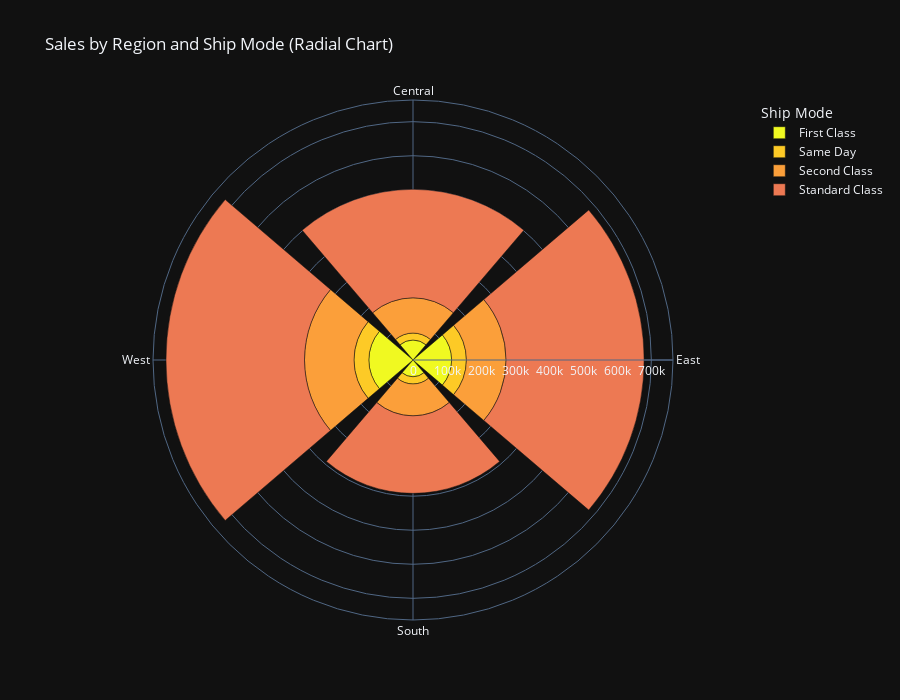

Notebook code for this chart:
### Markdown cell above
### 📊 Insights from Radial Chart: Sales by Region and Ship Mode

- The **East** and **West** regions are the **major contributors** to overall sales.
- **Standard Class** is the **most preferred and widely used** shipping method across all four regions.
- It is also the **most profitable** shipping method, indicating strong customer adoption and operational efficiency.
- **Same Day Delivery** is the **least popular** shipping method in every region, suggesting limited demand or higher cost sensitivity.
- Across all regions, there's a clear **dominance of Standard shipping**, making it a key area for operational focus and potential optimization.

### Code cell
# Group by Region and Ship Mode to get total sales
agg = df.groupby(['Region', 'Ship_Mode'])['Sales'].sum().reset_index()

# Create a polar bar chart
fig = px.bar_polar(
    agg,
    r='Sales',
    theta='Region',
    color='Ship_Mode',
    template='plotly_dark',
    title='Sales by Region and Ship Mode (Radial Chart)',
    color_discrete_sequence=px.colors.sequential.Plasma_r
)

fig.update_layout(
    polar=dict(
        radialaxis=dict(showticklabels=True, ticks=''),
        angularaxis=dict(direction='clockwise')
    ),
    legend_title_text='Ship Mode',
    height=700
)

fig.show()

### Figure 1 — Plotly figure (JSON) as saved in the notebook; plotly's stock layout.template omitted (floating-point values rounded to 4 significant figures)
{"data": [{"hovertemplate": "Ship_Mode=First Class<br>Sales=%{r}<br>Region=%{theta}<extra></extra>", "legendgroup": "First Class", "marker": {"color": "#f0f921", "pattern": {"shape": ""}}, "name": "First Class", "r": [58750.0, 113600.0, 49330.0, 129800.0], "showlegend": true, "subplot": "polar", "theta": ["Central", "East", "South", "West"], "type": "barpolar"}, {"hovertemplate": "Ship_Mode=Same Day<br>Sales=%{r}<br>Region=%{theta}<extra></extra>", "legendgroup": "Same Day", "marker": {"color": "#fdca26", "pattern": {"shape": ""}}, "name": "Same Day", "r": [20420.0, 43330.0, 21020.0, 43600.0], "showlegend": true, "subplot": "polar", "theta": ["Central", "East", "South", "West"], "type": "barpolar"}, {"hovertemplate": "Ship_Mode=Second Class<br>Sales=%{r}<br>Region=%{theta}<extra></extra>", "legendgroup": "Second Class", "marker": {"color": "#fb9f3a", "pattern": {"shape": ""}}, "name": "Second Class", "r": [103600.0, 116500.0, 93760.0, 145300.0], "showlegend": true, "subplot": "polar", "theta": ["Central", "East", "South", "West"], "type": "barpolar"}, {"hovertemplate": "Ship_Mode=Standard Class<br>Sales=%{r}<br>Region=%{theta}<extra></extra>", "legendgroup": "Standard Class", "marker": {"color": "#ed7953", "pattern": {"shape": ""}}, "name": "Standard Class", "r": [318500.0, 405300.0, 227600.0, 406800.0], "showlegend": true, "subplot": "polar", "theta": ["Central", "East", "South", "West"], "type": "barpolar"}], "layout": {"barmode": "relative", "height": 700, "legend": {"title": {"text": "Ship Mode"}, "tracegroupgap": 0}, "polar": {"angularaxis": {"direction": "clockwise", "rotation": 90}, "domain": {"x": [0, 1], "y": [0, 1]}, "radialaxis": {"showticklabels": true, "ticks": ""}}, "title": {"text": "Sales by Region and Ship Mode (Radial Chart)"}}}
